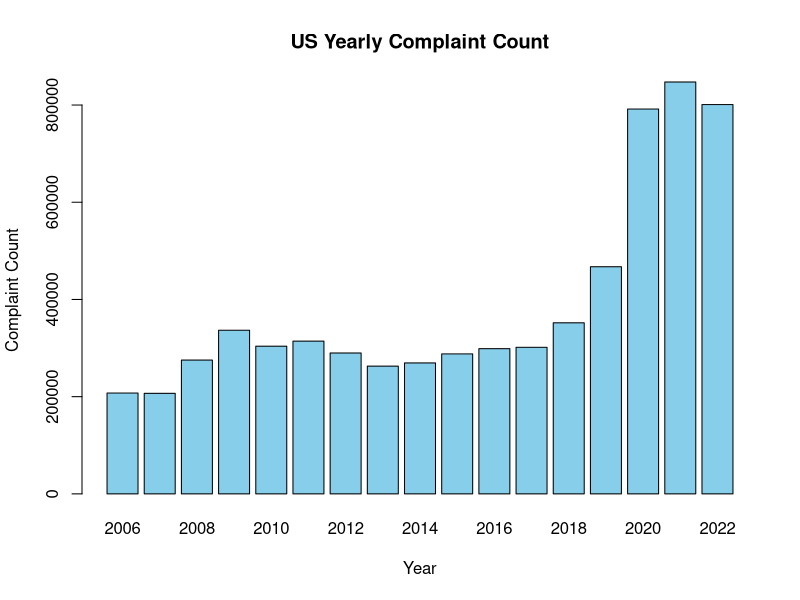
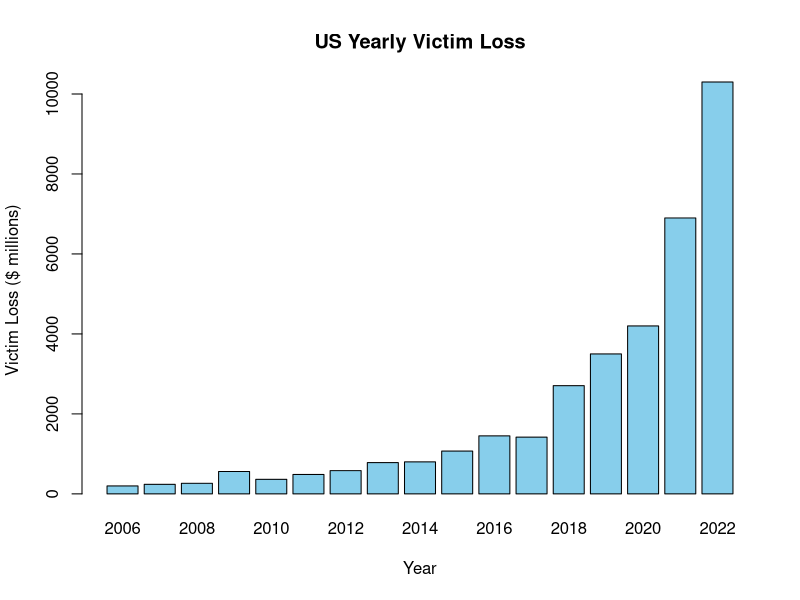
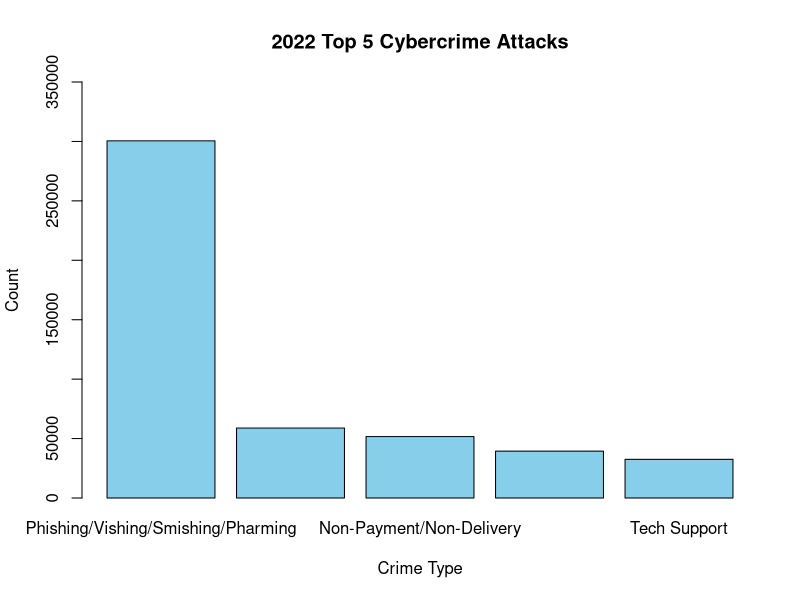
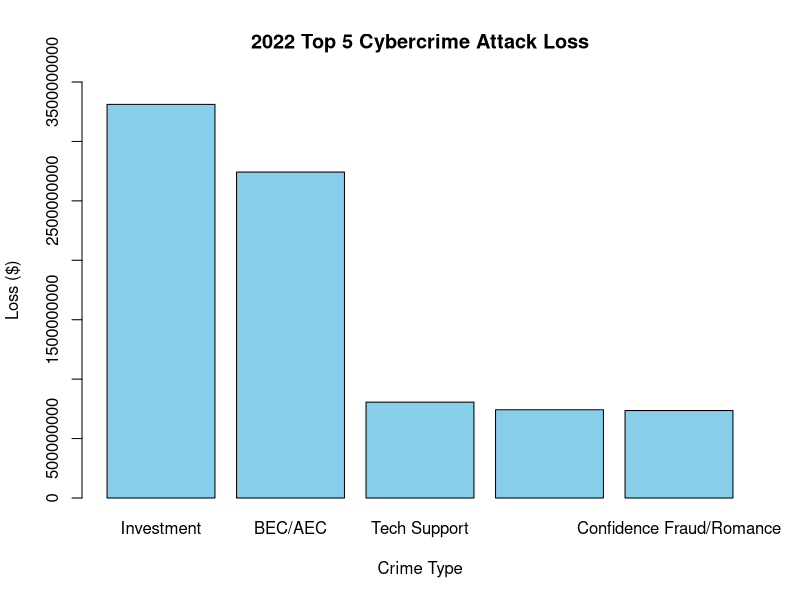
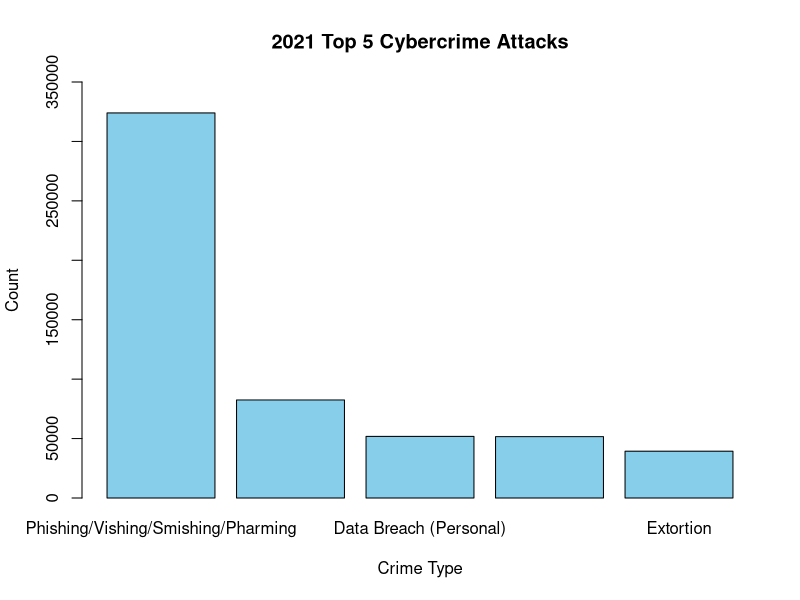
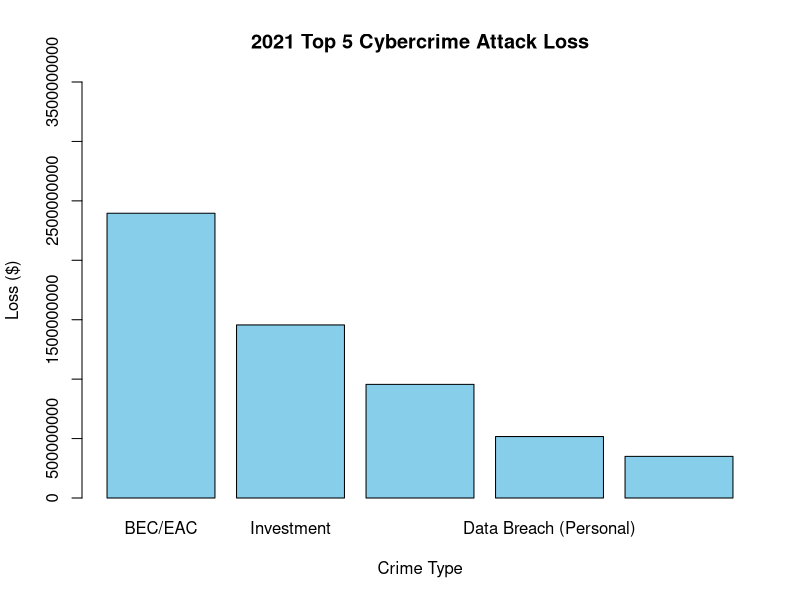
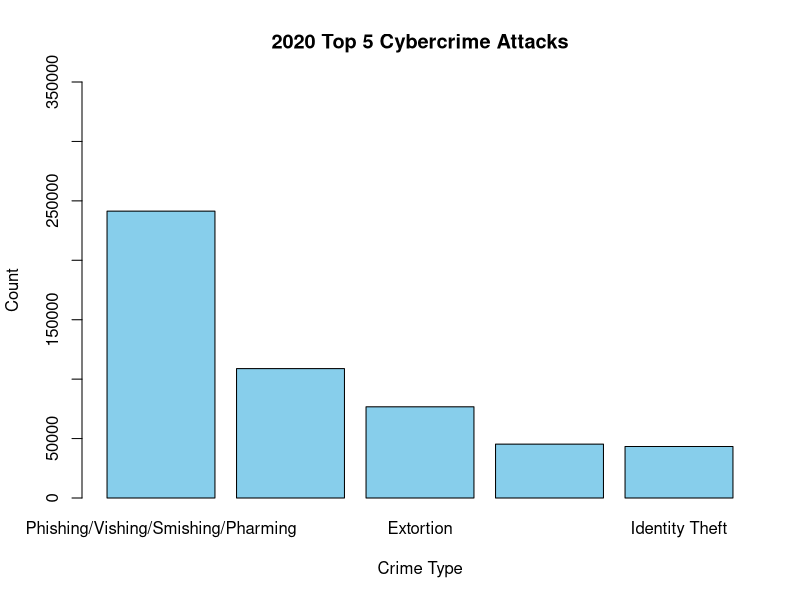
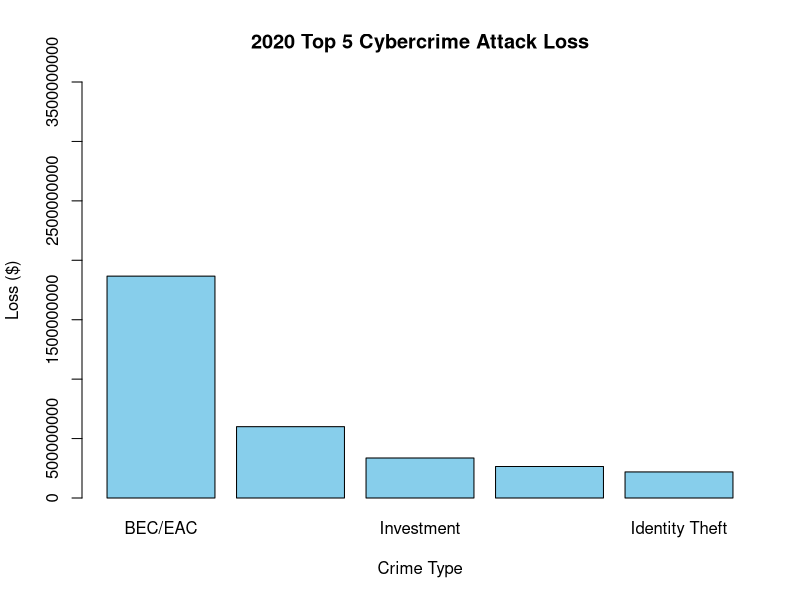

These figures' R source, in order:
# Load libraries
library(multcomp)
library(dplyr)

# Set options
options(scipen=999)

## US Overall Data #############################################################
# Load Yearly Summary Data
ic3yearly <- read.csv("IC3 Dataset Final.csv")

# Scaling the Adjusted.Loss
ic3yearly$Adjusted.Loss.Mil <- ic3yearly$Adjusted.Loss/1000000

# Barplots
barplot(Complaints~Year, data=ic3yearly,
    main="US Yearly Complaint Count", ylab="Complaint Count",
    col="skyblue")
barplot(Adjusted.Loss.Mil~Year, data=ic3yearly,
    main="US Yearly Victim Loss", ylab="Victim Loss ($ millions)",
    col="skyblue")


## US Yearly Crimes ############################################################
# Load Yearly Crime Data
ic3crimes <- read.csv("IC3 Yearly Crime Final.csv")

# Data Cleaning
ic3crimes$Crime.Type[ic3crimes$Crime.Type == "BEC"] <- "BEC/AEC"
ic3crimes$Crime.Type[ic3crimes$Crime.Type == "Confidence/Romance"] <- "Confidence Fraud/Romance"
ic3crimes$Crime.Type[ic3crimes$Crime.Type == "Credit Card Fraud"] <- "Credit Card/Check Fraud"
ic3crimes$Crime.Type[ic3crimes$Crime.Type == "Data Breach" | ic3crimes$Crime.Type == "Corporate Data Breach"] <- "Data Breach (Corporate)"
ic3crimes$Crime.Type[ic3crimes$Crime.Type == "Personal Data Breach"] <- "Data Breach (Personal)"
ic3crimes$Crime.Type[ic3crimes$Crime.Type == "Denial of Service"] <- "Denial of Service/TDoS"
ic3crimes$Crime.Type[ic3crimes$Crime.Type == "IPR/Copyright/Counterfeit"] <- "IPR/Copyright and Counterfeit"
ic3crimes$Crime.Type[ic3crimes$Crime.Type == "Lottery/Sweepstakes"] <- "Lottery/Sweepstakes/Inheritance"
ic3crimes$Crime.Type[ic3crimes$Crime.Type == "Malware" | ic3crimes$Crime.Type == "Malware/Scareware" | ic3crimes$Crime.Type == "Virus"] <- "Malware/Scareware/Virus"
ic3crimes$Crime.Type[ic3crimes$Crime.Type == "Phishing"] <- "Phishing/Vishing/Smishing/Pharming"
ic3crimes$Crime.Type[ic3crimes$Crime.Type == "Real Estate"] <- "Real Estate/Rental"
ic3crimes$Crime.Type[ic3crimes$Crime.Type == "Threats of Violence" | ic3crimes$Crime.Type == "Terrorism" | ic3crimes$Crime.Type == "Harassment/Threats of Violence"] <- "Terrorism/Threats of Violence"

ic3crimes$Count <- as.numeric(ic3crimes$Count)
ic3crimes$Loss <- as.numeric(ic3crimes$Loss)

# Create yearly subsets to facilitate yearly barplots 
# Focusing on 2019 - 2022
ic3crimes2022 <- ic3crimes[ic3crimes$Year == 2022, ]
ic3crimes2021 <- ic3crimes[ic3crimes$Year == 2021, ]
ic3crimes2020 <- ic3crimes[ic3crimes$Year == 2020, ]
ic3crimes2019 <- ic3crimes[ic3crimes$Year == 2019, ]
# ic3crimes2018 <- ic3crimes[ic3crimes$Year == 2018, ]
# ic3crimes2017 <- ic3crimes[ic3crimes$Year == 2017, ]
# ic3crimes2016 <- ic3crimes[ic3crimes$Year == 2016, ]
# ic3crimes2015 <- ic3crimes[ic3crimes$Year == 2015, ]

# 2022
ic3crimes2022.Count <- top_n(ic3crimes2022, 5, ic3crimes2022$Count)
ic3crimes2022.Count <- ic3crimes2022.Count[order(-ic3crimes2022.Count$Count), ]
barplot(height=ic3crimes2022.Count$Count, names.arg=ic3crimes2022.Count$Crime.Type,
    main="2022 Top 5 Cybercrime Attacks", xlab="Crime Type", ylab="Count",
    col="skyblue", ylim=c(0, 350000))
ic3crimes2022.Loss <- top_n(ic3crimes2022, 5, ic3crimes2022$Loss)
ic3crimes2022.Loss <- ic3crimes2022.Loss[order(-ic3crimes2022.Loss$Loss), ]
barplot(height=ic3crimes2022.Loss$Loss, names.arg=ic3crimes2022.Loss$Crime.Type,
    main="2022 Top 5 Cybercrime Attack Loss", xlab="Crime Type", ylab="Loss ($)",
    col="skyblue", ylim=c(0, 3500000000))

# 2021
ic3crimes2021.Count <- top_n(ic3crimes2021, 5, ic3crimes2021$Count)
ic3crimes2021.Count <- ic3crimes2021.Count[order(-ic3crimes2021.Count$Count), ]
barplot(height=ic3crimes2021.Count$Count, names.arg=ic3crimes2021.Count$Crime.Type,
    main="2021 Top 5 Cybercrime Attacks", xlab="Crime Type", ylab="Count",
    col="skyblue", ylim=c(0, 350000))
ic3crimes2021.Loss <- top_n(ic3crimes2021, 5, ic3crimes2021$Loss)
ic3crimes2021.Loss <- ic3crimes2021.Loss[order(-ic3crimes2021.Loss$Loss), ]
barplot(height=ic3crimes2021.Loss$Loss, names.arg=ic3crimes2021.Loss$Crime.Type,
    main="2021 Top 5 Cybercrime Attack Loss", xlab="Crime Type", ylab="Loss ($)",
    col="skyblue", ylim=c(0, 3500000000))

# 2020
ic3crimes2020.Count <- top_n(ic3crimes2020, 5, ic3crimes2020$Count)
ic3crimes2020.Count <- ic3crimes2020.Count[order(-ic3crimes2020.Count$Count), ]
barplot(height=ic3crimes2020.Count$Count, names.arg=ic3crimes2020.Count$Crime.Type,
    main="2020 Top 5 Cybercrime Attacks", xlab="Crime Type", ylab="Count",
    col="skyblue", ylim=c(0, 350000))
ic3crimes2020.Loss <- top_n(ic3crimes2020, 5, ic3crimes2020$Loss)
ic3crimes2020.Loss <- ic3crimes2020.Loss[order(-ic3crimes2020.Loss$Loss), ]
barplot(height=ic3crimes2020.Loss$Loss, names.arg=ic3crimes2020.Loss$Crime.Type,
    main="2020 Top 5 Cybercrime Attack Loss", xlab="Crime Type", ylab="Loss ($)",
    col="skyblue", ylim=c(0, 3500000000))

# 2019
ic3crimes2019.Count <- top_n(ic3crimes2019, 5, ic3crimes2019$Count)
ic3crimes2019.Count <- ic3crimes2019.Count[order(-ic3crimes2019.Count$Count), ]
barplot(height=ic3crimes2019.Count$Count, names.arg=ic3crimes2019.Count$Crime.Type,
    main="2019 Top 5 Cybercrime Attacks", xlab="Crime Type", ylab="Count",
    col="skyblue", ylim=c(0, 350000))
ic3crimes2019.Loss <- top_n(ic3crimes2019, 5, ic3crimes2019$Loss)
ic3crimes2019.Loss <- ic3crimes2019.Loss[order(-ic3crimes2019.Loss$Loss), ]
barplot(height=ic3crimes2019.Loss$Loss, names.arg=ic3crimes2019.Loss$Crime.Type,
    main="2019 Top 5 Cybercrime Attack Loss", xlab="Crime Type", ylab="Loss ($)",
    col="skyblue", ylim=c(0, 3500000000))


# Comparing Top Loss with Top Count
TopAttacks <- ic3crimes[ic3crimes$Crime.Type == "Phishing/Vishing/Smishing/Pharming" | ic3crimes$Crime.Type == "BEC/EAC",]

# Setup two column display
boxplot(Loss~Crime.Type, data=TopAttacks,
    main="Cybercrime Attack Loss Comparison (BEC/EAC vs Phishing/Vishing/Smishing/Pharming)", xlab="Crime Type", ylab="Loss ($)",
    col="skyblue")
boxplot(Count~Crime.Type, data=TopAttacks,
    main="Cybercrime Attack Comparison (BEC/EAC vs Phishing/Vishing/Smishing/Pharming)", xlab="Crime Type", ylab="Count",
    col="skyblue")
